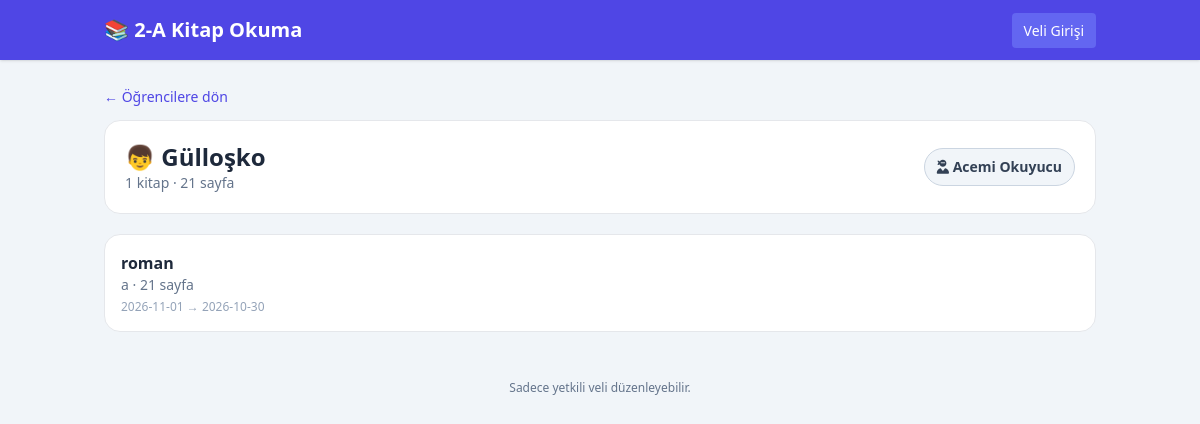
/student/4, run on the app's committed database.
### tables this page shows
CREATE TABLE students (
        id INTEGER PRIMARY KEY AUTOINCREMENT,
        name TEXT NOT NULL UNIQUE,
        created_at TIMESTAMP DEFAULT CURRENT_TIMESTAMP
    );

CREATE TABLE books (
        id INTEGER PRIMARY KEY AUTOINCREMENT,
        student_id INTEGER NOT NULL,
        title TEXT NOT NULL,
        author TEXT NOT NULL,
        page_count INTEGER NOT NULL,
        issue_date TEXT NOT NULL,
        return_date TEXT NOT NULL,
        created_at TIMESTAMP DEFAULT CURRENT_TIMESTAMP,
        FOREIGN KEY(student_id) REFERENCES students(id) ON DELETE CASCADE
    );

### app.py (the view)
@app.route('/student/<int:student_id>')
def student_detail(student_id):
    conn=db()
    student=conn.execute('SELECT * FROM students WHERE id=?',(student_id,)).fetchone()
    if not student:
        conn.close(); return ('Öğrenci bulunamadı',404)
    books=conn.execute('SELECT * FROM books WHERE student_id=? ORDER BY issue_date DESC,id DESC',(student_id,)).fetchall()
    rank=get_rank(len(books)); pages=sum(b['page_count'] for b in books)
    conn.close()
    return render_template('student.html', student=student, books=books, rank=rank, total_pages=pages)

### app.py (called while the page is built)
def get_rank(count):
    current = RANKS[0]
    next_count = RANKS[1][0]
    for i, rank in enumerate(RANKS):
        if count >= rank[0]:
            current = rank
            next_count = RANKS[i + 1][0] if i + 1 < len(RANKS) else None
    previous = current[0]
    if next_count:
        progress = int(((count - previous) / (next_count - previous)) * 100)
    else:
        progress = 100
    return {'title': current[1], 'badge_style': current[2], 'icon': current[3],
            'next_count': next_count, 'progress': min(100, max(0, progress))}

def db():
    os.makedirs(os.path.dirname(DB_PATH), exist_ok=True)
    conn = sqlite3.connect(DB_PATH)
    conn.row_factory = sqlite3.Row
    return conn

### templates/student.html
{% extends 'base.html' %}{% block content %}<a href="/" class="text-sm text-indigo-600">← Öğrencilere dön</a><div class="bg-white rounded-2xl border p-5 mt-3 mb-5"><div class="flex justify-between items-center gap-3"><div><h1 class="text-2xl font-bold">👦 {{student.name}}</h1><p class="text-sm text-slate-500">{{books|length}} kitap · {{total_pages}} sayfa</p></div><span class="px-3 py-2 rounded-full border text-sm font-bold {{rank.badge_style}}"><i class="fa-solid {{rank.icon}}"></i> {{rank.title}}</span></div></div><div class="bg-white rounded-2xl border overflow-hidden">{% for b in books %}<div class="p-4 border-b last:border-0"><div class="font-bold">{{b.title}}</div><div class="text-sm text-slate-500">{{b.author}} · {{b.page_count}} sayfa</div><div class="text-xs text-slate-400 mt-1">{{b.issue_date}} → {{b.return_date}}</div></div>{% else %}<div class="p-8 text-center text-slate-500">Henüz kitap okunmamış.</div>{% endfor %}</div>{% endblock %}

### data on the page
students: name "Gülloşko"
books: title "roman", author "a", page_count "21", issue_date "2026-11-01", return_date "2026-10-30"

### other printed values
{{ books|length }} "1"
{{ total_pages }} "21"
{{ rank.title }} "Acemi Okuyucu"
